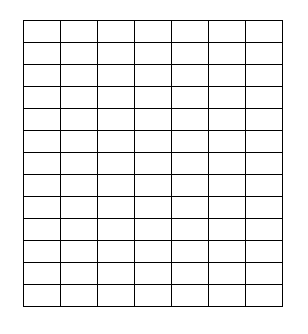
#> input picture PythonOpenCV4/source/Ch10/10.2/test.png, 308 x 334 px
$ python 10-6.py
#> lines starting #> are read from the running program, lines starting #| are printed output that depends on the picture; after the words box and inside, x2 and y2 are one past the last pixel; in counts of white or black regions, pixels touching at a corner belong together
import cv2


img = cv2.imread('test.png')
#> img is the input picture: shape (334, 308, 3); 94.3% white; black in thin lines or dots, all inside (x1, y1, x2, y2) = (23, 20, 283, 307)
img_blur = cv2.GaussianBlur(img,(5,5),0)
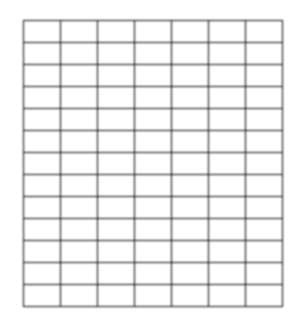
#> img_blur: shape (334, 308, 3); min 100, max 255, mean 240.5


cv2.imshow('Original', img)
cv2.imshow('Result', img_blur)

cv2.waitKey(0)
cv2.destroyAllWindows()
